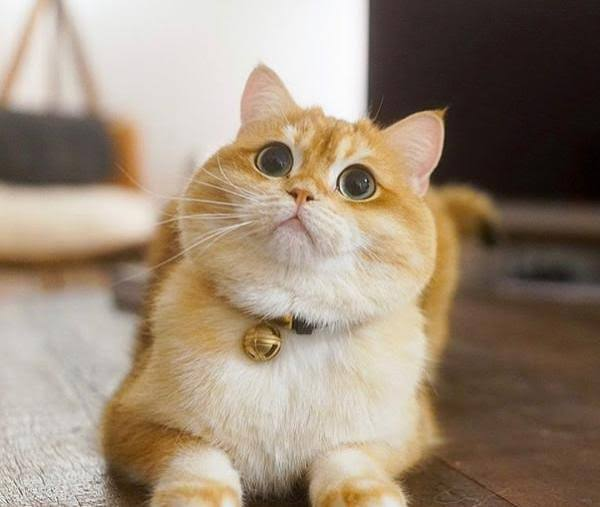
#> input picture kucing.jpg, 600 x 507 px
$ python horizontal.py
#> lines starting #> are read from the running program, lines starting #| are printed output that depends on the picture
import cv2
import matplotlib.pyplot as plt

# Membaca gambar
img = cv2.imread("kucing.jpg")
#> img is the input picture: shape (507, 600, 3); mean B, G, R 119.4, 137.8, 154.8
img = cv2.cvtColor(img, cv2.COLOR_BGR2RGB)

# 1. Horizontal Flip (flipCode = 1)
horizontal_flip = cv2.flip(img, 1)
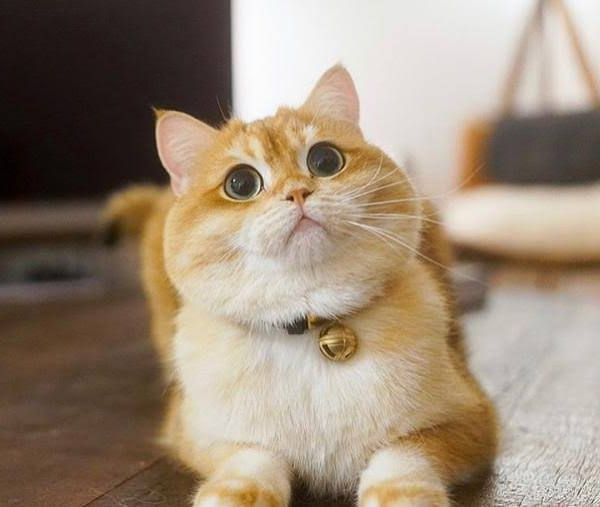
#> horizontal_flip: shape (507, 600, 3); mean R, G, B 154.8, 137.8, 119.4

# 2. Vertical Flip (flipCode = 0)
vertical_flip = cv2.flip(img, 0)
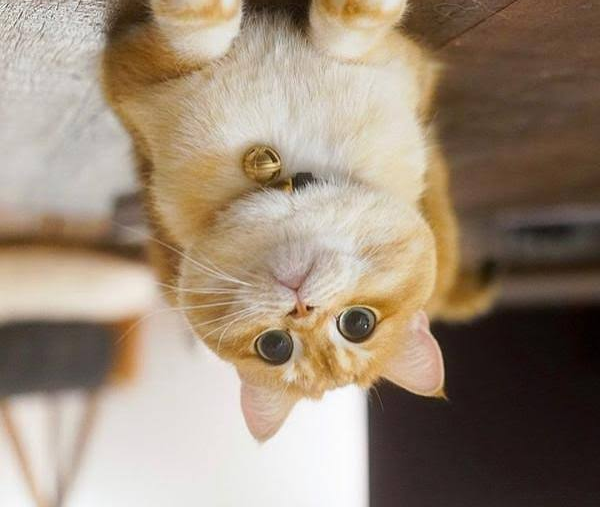
#> vertical_flip: shape (507, 600, 3); mean R, G, B 154.8, 137.8, 119.4

# Menampilkan hasil dengan Matplotlib
plt.figure(figsize=(15, 5))

plt.subplot(1, 3, 1)
plt.imshow(img)
plt.title("Citra Asli")
plt.axis("off")

plt.subplot(1, 3, 2)
plt.imshow(horizontal_flip)
plt.title("Horizontal Flip")
plt.axis("off")

plt.subplot(1, 3, 3)
plt.imshow(vertical_flip)
plt.title("Vertical Flip")
plt.axis("off")

plt.tight_layout()
plt.show()
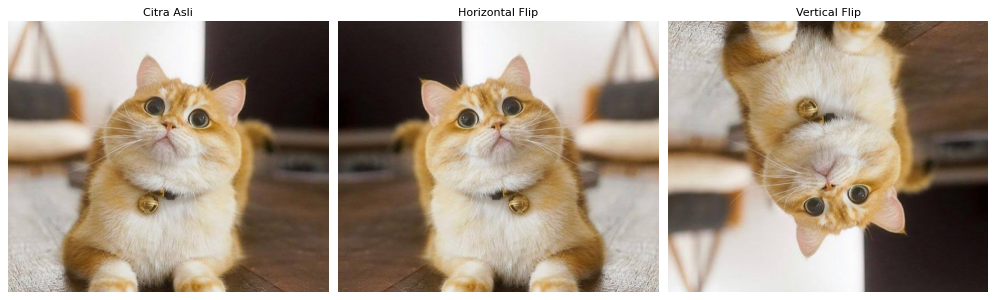
#> figure drawn by matplotlib, 3 panels
